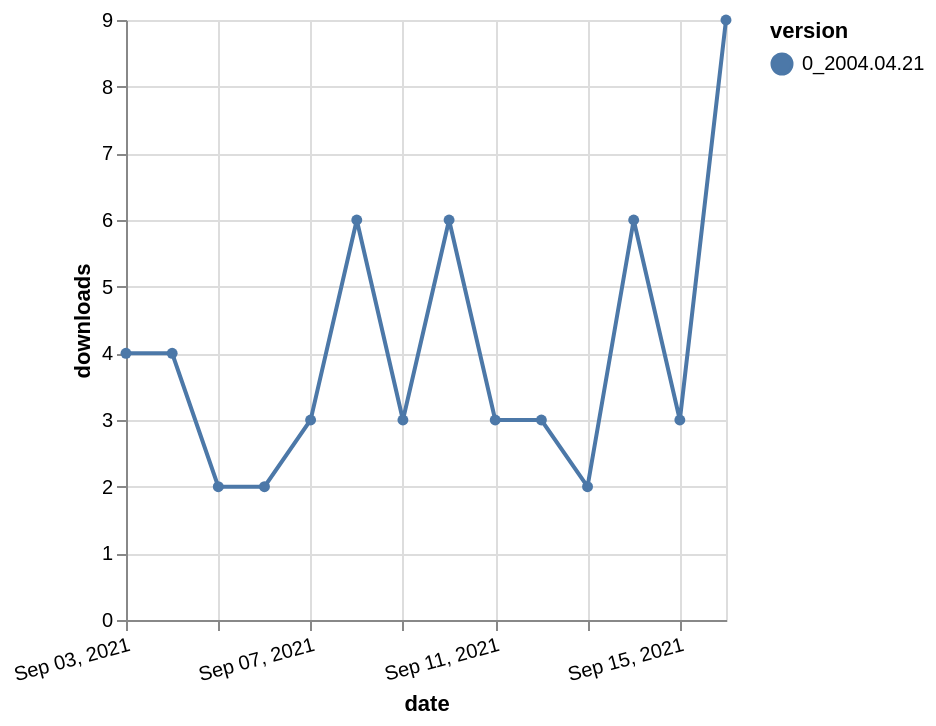

Vega-Lite specification stored for this chart:
### Vega-Lite specification from a JSON file in a GitHub repository (floating-point values rounded to 4 significant figures)
{"$schema": "https://vega.github.io/schema/vega-lite/v5.json", "description": "A simple bar chart with embedded data.", "data": {"values": [{"date": "2021-09-03", "total": 9493, "delta": 4, "version": "0_2004.04.21"}, {"date": "2021-09-04", "total": 9497, "delta": 4, "version": "0_2004.04.21"}, {"date": "2021-09-05", "total": 9499, "delta": 2, "version": "0_2004.04.21"}, {"date": "2021-09-06", "total": 9501, "delta": 2, "version": "0_2004.04.21"}, {"date": "2021-09-07", "total": 9504, "delta": 3, "version": "0_2004.04.21"}, {"date": "2021-09-08", "total": 9510, "delta": 6, "version": "0_2004.04.21"}, {"date": "2021-09-09", "total": 9513, "delta": 3, "version": "0_2004.04.21"}, {"date": "2021-09-10", "total": 9519, "delta": 6, "version": "0_2004.04.21"}, {"date": "2021-09-11", "total": 9522, "delta": 3, "version": "0_2004.04.21"}, {"date": "2021-09-12", "total": 9525, "delta": 3, "version": "0_2004.04.21"}, {"date": "2021-09-13", "total": 9527, "delta": 2, "version": "0_2004.04.21"}, {"date": "2021-09-14", "total": 9533, "delta": 6, "version": "0_2004.04.21"}, {"date": "2021-09-15", "total": 9536, "delta": 3, "version": "0_2004.04.21"}, {"date": "2021-09-16", "total": 9545, "delta": 9, "version": "0_2004.04.21"}]}, "width": "container", "mark": {"type": "line", "point": {"filled": true}}, "encoding": {"x": {"field": "date", "type": "temporal", "timeUnit": "yearmonthdate", "title": "date", "axis": {"labelAngle": -15}}, "y": {"field": "delta", "type": "quantitative", "title": "downloads"}, "color": {"field": "version", "type": "nominal"}, "tooltip": {"field": "delta"}}}
